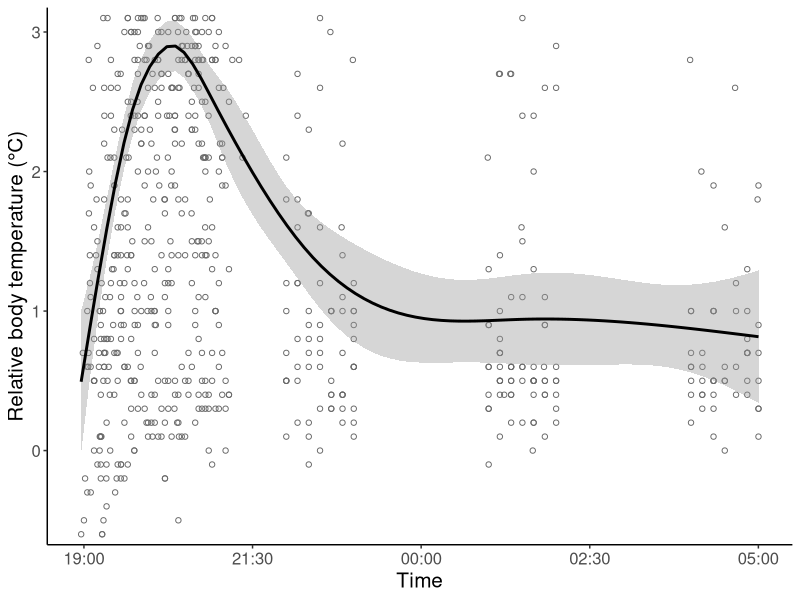
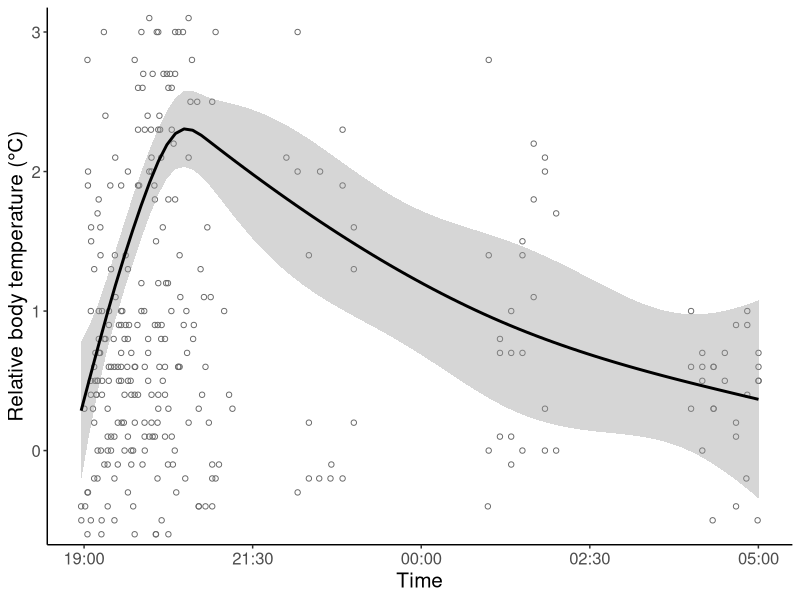
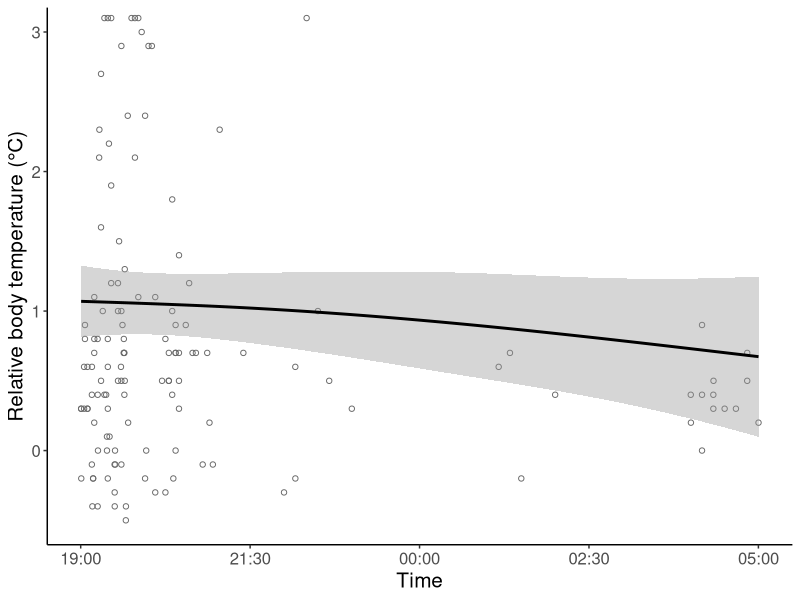
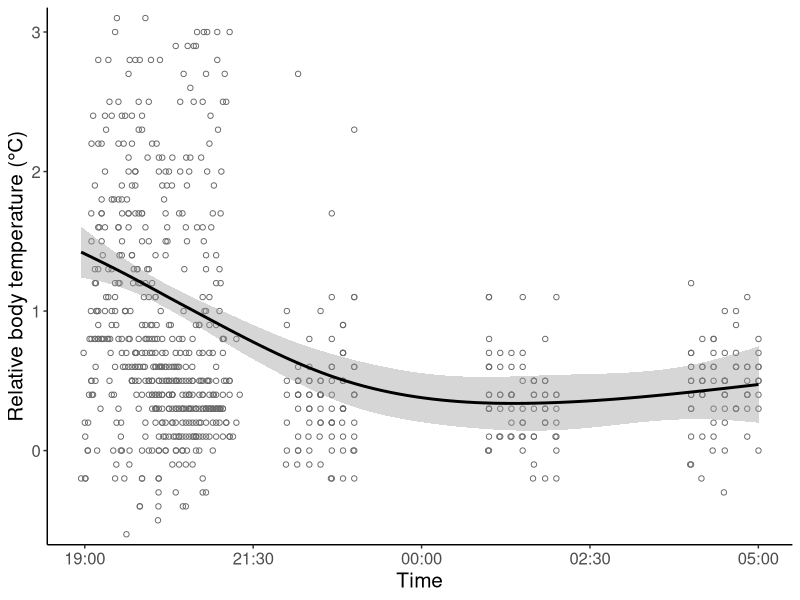
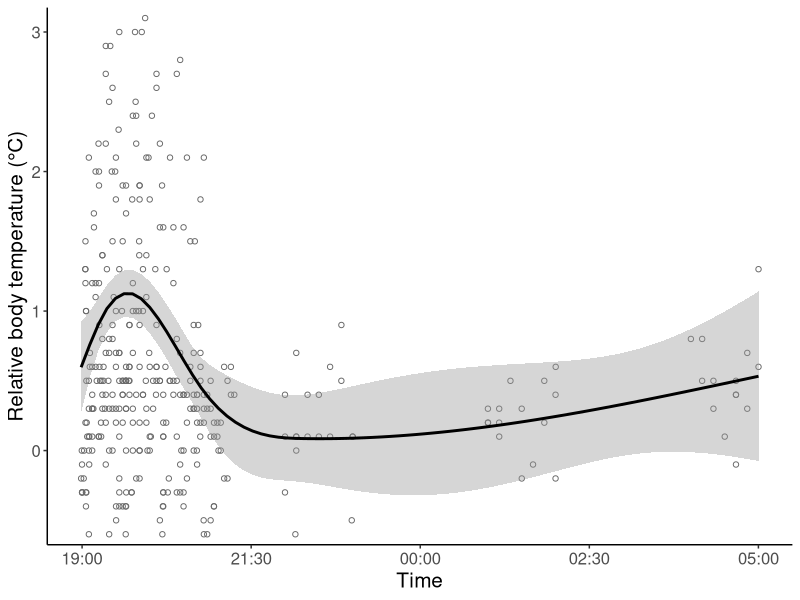
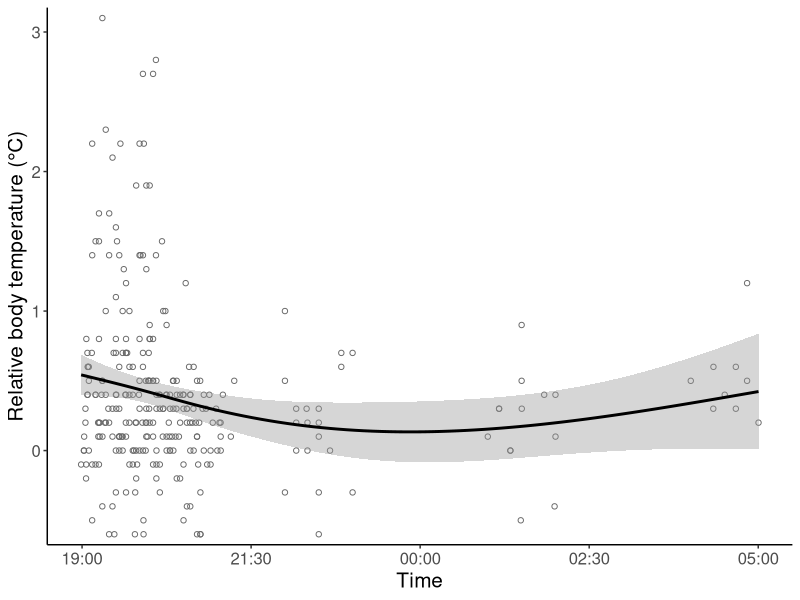
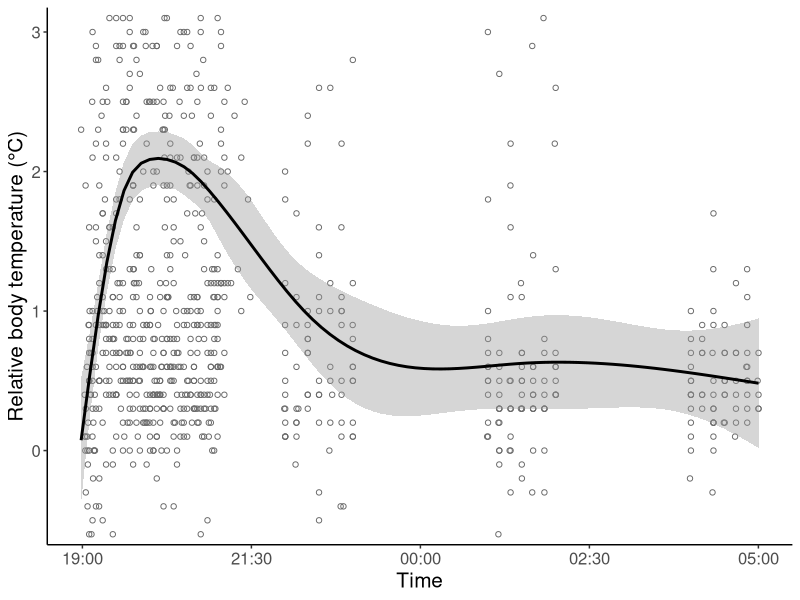
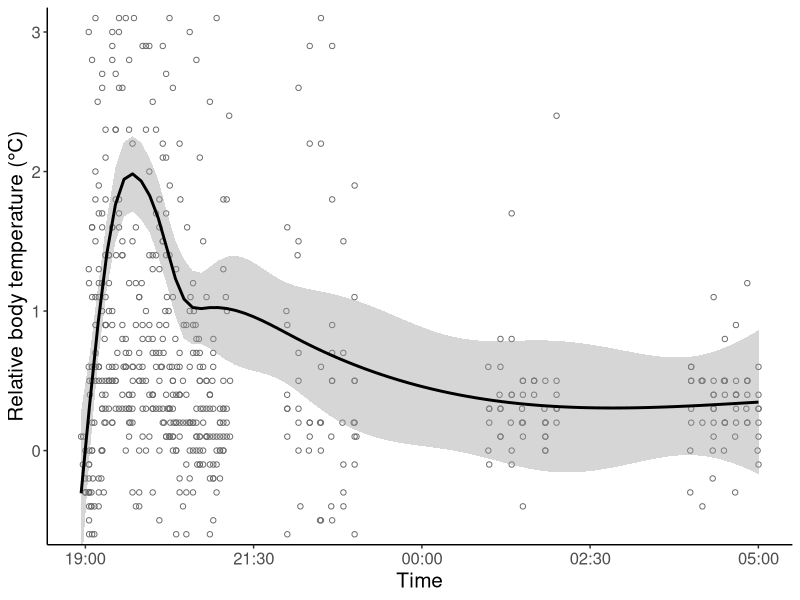

The R source for these figures, in order:
# --------------------------------------------------------------------
# 1. Load Required Libraries
# --------------------------------------------------------------------
library(ggplot2)    # For data visualization
library(magrittr)   # For piping functionality (e.g., %>%)
# --------------------------------------------------------------------
# 2. Data Loading and Preparation
# --------------------------------------------------------------------
data_t <- read.csv("body_temp.csv")
data_i <- read.csv("individual.csv")

# Select necessary columns from individual data (nm, gender, mi_hier)
data_i <- data_i[, c("nm", "gender")]

# Merge time-series data with individual data
data_t <- merge(data_t, data_i, all.x = TRUE, by = "nm") 

# Create a combined factor for grouping (e.g., "female 1", "male 3")
data_t$group <- paste(data_t$gender, data_t$mi_hier)

# Separate data by treatment group
data_m <- subset(data_t, data_t$treat == "maggot") # Blowfly group
data_c <- subset(data_t, data_t$treat == "control") # Control group

# --------------------------------------------------------------------
# 3. Visualization (Figure S1 & S2)
# --------------------------------------------------------------------

# Define shared plot elements for simplicity
shared_theme <- list(
  theme_classic(),
  theme(text = element_text(size = 15)),
  labs(x = "Time", y = "Relative body temperature (°C)"),
  scale_x_continuous(
    breaks = c(0.0, 2.5, 5.0, 7.5, 10.0), 
    labels = c("19:00", "21:30", "00:00", "02:30", "05:00") 
  ),
  coord_cartesian(ylim = c(-0.5, 3), expand = TRUE)
)

## --- Figure S1: Control Group (6 Panels) ---

# female alpha (rank 1)
plot_S1_F1 <- data_c %>% subset(., group == "female 1") %>%
  ggplot(aes(x = Time_Relative_sf / 3600, y = Tb.Tc)) +
  geom_point(shape = 1, colour = "dimgrey") +
  geom_smooth(method = "gam", color = "black", formula = y ~ s(x, bs = "cs")) +
  shared_theme
print(plot_S1_F1)

# female beta (rank 2)
plot_S1_F2 <- data_c %>% subset(., group == "female 2") %>%
  ggplot(aes(x = Time_Relative_sf / 3600, y = Tb.Tc)) +
  geom_point(shape = 1, colour = "dimgrey") +
  geom_smooth(method = "gam", color = "black", formula = y ~ s(x, bs = "cs")) +
  shared_theme
print(plot_S1_F2)

# female gamma (rank 3)
plot_S1_F3 <- data_c %>% subset(., group == "female 3") %>%
  ggplot(aes(x = Time_Relative_sf / 3600, y = Tb.Tc)) +
  geom_point(shape = 1, colour = "dimgrey") +
  geom_smooth(method = "gam", color = "black", formula = y ~ s(x, bs = "cs")) +
  shared_theme
print(plot_S1_F3)

# male alpha (rank 1)
plot_S1_M1 <- data_c %>% subset(., group == "male 1") %>%
  ggplot(aes(x = Time_Relative_sf / 3600, y = Tb.Tc)) +
  geom_point(shape = 1, colour = "dimgrey") +
  geom_smooth(method = "gam", color = "black", formula = y ~ s(x, bs = "cs")) +
  shared_theme
print(plot_S1_M1)

# male beta (rank 2)
plot_S1_M2 <- data_c %>% subset(., group == "male 2") %>%
  ggplot(aes(x = Time_Relative_sf / 3600, y = Tb.Tc)) +
  geom_point(shape = 1, colour = "dimgrey") +
  geom_smooth(method = "gam", color = "black", formula = y ~ s(x, bs = "cs")) +
  shared_theme
print(plot_S1_M2)

# male gamma (rank 3)
plot_S1_M3 <- data_c %>% subset(., group == "male 3") %>%
  ggplot(aes(x = Time_Relative_sf / 3600, y = Tb.Tc)) +
  geom_point(shape = 1, colour = "dimgrey") +
  geom_smooth(method = "gam", color = "black", formula = y ~ s(x, bs = "cs")) +
  shared_theme
print(plot_S1_M3)


## --- Figure S2: Blowfly Group (6 Panels) ---

# female alpha (rank 1)
plot_S2_F1 <- data_m %>% subset(., group == "female 1") %>%
  ggplot(aes(x = Time_Relative_sf / 3600, y = Tb.Tc)) +
  geom_point(shape = 1, colour = "dimgrey") +
  geom_smooth(method = "gam", color = "black", formula = y ~ s(x, bs = "cs")) +
  shared_theme
print(plot_S2_F1)

# female beta (rank 2)
plot_S2_F2 <- data_m %>% subset(., group == "female 2") %>%
  ggplot(aes(x = Time_Relative_sf / 3600, y = Tb.Tc)) +
  geom_point(shape = 1, colour = "dimgrey") +
  geom_smooth(method = "gam", color = "black", formula = y ~ s(x, bs = "cs")) +
  shared_theme
print(plot_S2_F2)

# female gamma (rank 3)
plot_S2_F3 <- data_m %>% subset(., group == "female 3") %>%
  ggplot(aes(x = Time_Relative_sf / 3600, y = Tb.Tc)) +
  geom_point(shape = 1, colour = "dimgrey") +
  geom_smooth(method = "gam", color = "black", formula = y ~ s(x, bs = "cs")) +
  shared_theme
print(plot_S2_F3)

# male alpha (rank 1)
plot_S2_M1 <- data_m %>% subset(., group == "male 1") %>%
  ggplot(aes(x = Time_Relative_sf / 3600, y = Tb.Tc)) +
  geom_point(shape = 1, colour = "dimgrey") +
  geom_smooth(method = "gam", color = "black", formula = y ~ s(x, bs = "cs")) +
  shared_theme
print(plot_S2_M1)

# male beta (rank 2)
plot_S2_M2 <- data_m %>% subset(., group == "male 2") %>%
  ggplot(aes(x = Time_Relative_sf / 3600, y = Tb.Tc)) +
  geom_point(shape = 1, colour = "dimgrey") +
  geom_smooth(method = "gam", color = "black", formula = y ~ s(x, bs = "cs")) +
  shared_theme
print(plot_S2_M2)

# male gamma (rank 3)
plot_S2_M3 <- data_m %>% subset(., group == "male 3") %>%
  ggplot(aes(x = Time_Relative_sf / 3600, y = Tb.Tc)) +
  geom_point(shape = 1, colour = "dimgrey") +
  geom_smooth(method = "gam", color = "black", formula = y ~ s(x, bs = "cs")) +
  shared_theme
print(plot_S2_M3)
